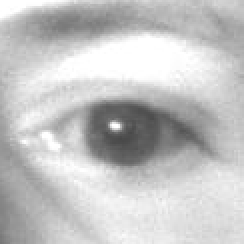
#> input picture Test.png, 122 x 122 px (shown 2 times larger); its folder holds only this picture in this run
$ python -i testing.py   (imports and definitions only)   (older library calls are emulated)
#> lines starting #> are read from the running program, lines starting #| are printed output that depends on the picture; after the words box and inside, x2 and y2 are one past the last pixel; in counts of white or black regions, pixels touching at a corner belong together
import cv2
import imutils
import numpy as np
from math import hypot
from tkinter import *
from PIL import ImageTk
import tkinter.filedialog
from PIL import Image

pupil_area = 0
cat_area = 0


def select_image():

    global panelA, panelB, panelC, panelD, panelE, panelF, panelG, panelH, panelI

    path = tkinter.filedialog.askopenfilename()
#> the answer given: Test.png

    if len(path) > 0:
        img = cv2.imread(path)
#> img is the input picture: shape (122, 122, 3); min 72, max 255, mean 195.6

        img = imutils.resize(img, width=500)
#> img: shape (500, 500, 3)
        #cv2.imshow("Original Image of Eye", img)

        gray = cv2.cvtColor(img, cv2.COLOR_BGR2GRAY)
        img = cv2.cvtColor(img, cv2.COLOR_BGR2RGB)
        #cv2.imshow("1 - Grayscale Conversion", gray)

        kernel = np.ones((5, 5), np.float32)/25
        imgfiltered = cv2.filter2D(gray, -1, kernel)
        #cv2.imshow("2 - 2D Filtered", imgfiltered)

        kernelOp = np.ones((10, 10), np.uint8)
        kernelCl = np.ones((15, 15), np.uint8)

        ret, thresh_image = cv2.threshold(
            imgfiltered, 100, 255, cv2.THRESH_BINARY_INV)
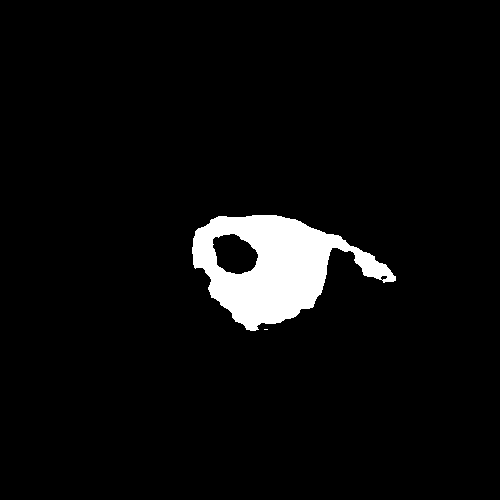
#> thresh_image: shape (500, 500); 4.6% white; 2 white regions (1 under 20 px), largest, box (x1, y1, x2, y2) and area: (192, 215, 396, 331) 11600
        #cv2.imshow("3 - Thresholding",thresh_image)

        morpho = cv2.morphologyEx(thresh_image, cv2.MORPH_OPEN, kernelOp)
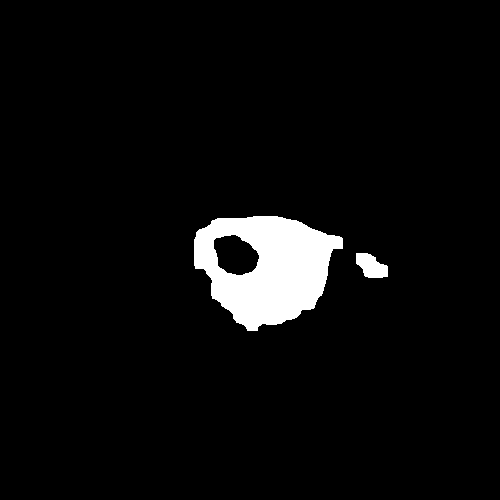
#> morpho: shape (500, 500); 4.5% white; 2 white regions, box (x1, y1, x2, y2) and area: (194, 216, 343, 331) 10740, (356, 253, 388, 278) 555
        #cv2.imshow("4 - Morpholigical Opening", morpho)

        # Find Circle
        circles = cv2.HoughCircles(
            morpho, cv2.HOUGH_GRADIENT, 1, 20, param1=50, param2=30, minRadius=350, maxRadius=500)
#> circles = None

        # if circles is None:
        #     continue

        cimg_morpho = img.copy()
        img_morpho_copy = morpho.copy()

        if circles is not None:
            circle_values_list = np.uint16(np.around(circles))
            x, y, r = circle_values_list[0, :][0]

            rows, cols = img_morpho_copy.shape

            for i in range(cols):
                for j in range(rows):
                    if hypot(i-x, j-y) > r:
                        img_morpho_copy[j, i] = 0

        imgg_inv = cv2.bitwise_not(img_morpho_copy)
#> imgg_inv: shape (500, 500); 95.5% white; 2 black regions
        #cv2.imshow("6 - Iris Contour Separation", img_morpho_copy)

        #cv2.imshow("7 - Image Inversion", imgg_inv)

        contours0, hierarchy = cv2.findContours(
            img_morpho_copy, cv2.RETR_EXTERNAL, cv2.CHAIN_APPROX_NONE)
#> contours0 = 2 contours; box (x1, y1, x2, y2) and area: (194, 216, 343, 331) 11852, (356, 253, 388, 278) 509
        cimg_pupil = img.copy()

        for cnt in contours0:
            # cv2.drawContours(cimg_pupil., cnt, -1, (0, 255, 0), 3, 8)
            pupil_area = cv2.contourArea(cnt)
            label6 = Label(root, text="Pupil area: %d" % pupil_area)
#> this loop made 1 pass
#> pupil_area on pass 1: 509

        contours0, hierarchy = cv2.findContours(
            imgg_inv, cv2.RETR_LIST, cv2.CHAIN_APPROX_NONE)
        cimg_cat = img.copy()

        for cnt in contours0:
            if cv2.contourArea(cnt) < pupil_area:

                cv2.drawContours(cimg_cat, cnt, -1, (0, 255, 0), 3, 8)
                cat_area = cv2.contourArea(cnt)

                cataract_percentage = (
                    cat_area / (pupil_area + cat_area)) * 100

                label1 = Label(root, text="Cataract area: %d" % (cat_area))
                label4 = Label(
                    root, text="You have %.2f percent cataract" % (cataract_percentage))

                label6.pack()
                label1.pack()
                label4.pack()

        cv2.waitKey(0)

        img = Image.fromarray(img)
        gray = Image.fromarray(gray)
        imgfiltered = Image.fromarray(imgfiltered)
        thresh_image = Image.fromarray(thresh_image)
        morpho = Image.fromarray(morpho)
        cimg_morpho = Image.fromarray(cimg_morpho)
        img_morpho_copy = Image.fromarray(img_morpho_copy)
        imgg_inv = Image.fromarray(imgg_inv)
        cimg_cat = Image.fromarray(cimg_cat)

        width = 100
        height = 100
        img = img.resize((width, height), Image.ANTIALIAS)
        gray = gray.resize((width, height), Image.ANTIALIAS)
        imgfiltered = imgfiltered.resize((width, height), Image.ANTIALIAS)
        thresh_image = thresh_image.resize((width, height), Image.ANTIALIAS)
        morpho = morpho.resize((width, height), Image.ANTIALIAS)
        cimg_morpho = cimg_morpho.resize((width, height), Image.ANTIALIAS)
        img_morpho_copy = img_morpho_copy.resize(
            (width, height), Image.ANTIALIAS)
        imgg_inv = imgg_inv.resize((width, height), Image.ANTIALIAS)
        cimg_cat = cimg_cat.resize((width, height), Image.ANTIALIAS)

        img = ImageTk.PhotoImage(img)
        gray = ImageTk.PhotoImage(gray)
        imgfiltered = ImageTk.PhotoImage(imgfiltered)
        thresh_image = ImageTk.PhotoImage(thresh_image)
        morpho = ImageTk.PhotoImage(morpho)
        cimg_morpho = ImageTk.PhotoImage(cimg_morpho)
        img_morpho_copy = ImageTk.PhotoImage(img_morpho_copy)
        imgg_inv = ImageTk.PhotoImage(imgg_inv)
        cimg_cat = ImageTk.PhotoImage(cimg_cat)

        if panelA is None or panelB is None or panelC is None or panelD is None or panelE is None or panelF is None or panelG is None or panelH is None or panelI is None:

            panelA = Label(image=img)
            panelA.image = img
            panelA.pack(side="left", padx=10, pady=10)

            panelB = Label(image=gray)
            panelB.image = gray
            panelB.pack(side="left", padx=10, pady=10)

            panelC = Label(image=imgfiltered)
            panelC.image = imgfiltered
            panelC.pack(side="left", padx=10, pady=10)

            panelD = Label(image=thresh_image)
            panelD.image = thresh_image
            panelD.pack(side="left", padx=10, pady=10)

            panelE = Label(image=morpho)
            panelE.image = morpho
            panelE.pack(side="left", padx=10, pady=10)

            panelF = Label(image=cimg_morpho)
            panelF.image = cimg_morpho
            panelF.pack(side="left", padx=10, pady=10)

            panelG = Label(image=img_morpho_copy)
            panelG.image = img_morpho_copy
            panelG.pack(side="left", padx=10, pady=10)

            panelH = Label(image=imgg_inv)
            panelH.image = imgg_inv
            panelH.pack(side="left", padx=10, pady=10)

            panelI = Label(image=cimg_cat)
            panelI.image = cimg_cat
            panelI.pack(side="left", padx=10, pady=10)

        else:
            panelA.configure(image=img)
            panelB.configure(image=gray)
            panelC.configure(image=imgfiltered)
            panelD.configure(image=thresh_image)
            panelE.configure(image=morpho)
            panelF.configure(image=cimg_morpho)
            panelG.configure(image=img_morpho_copy)
            panelH.configure(image=imgg_inv)
            panelI.configure(image=cimg_cat)

            panelA.image = img
            panelB.image = gray
            panelC.image = imgfiltered
            panelD.image = thresh_image
            panelE.image = morpho
            panelF.image = cimg_morpho
            panelG.image = img_morpho_copy
            panelH.image = imgg_inv
            panelI.image = cimg_cat


# [1 line not run here, left out]
panelA = None
panelB = None
panelC = None
panelD = None
panelE = None
panelF = None
panelG = None
panelH = None
panelI = None

# [1 line that did not run here, left out]
# [3 lines not run here, left out]

#> (the run stopped early here; a loop or call above may not have finished)
